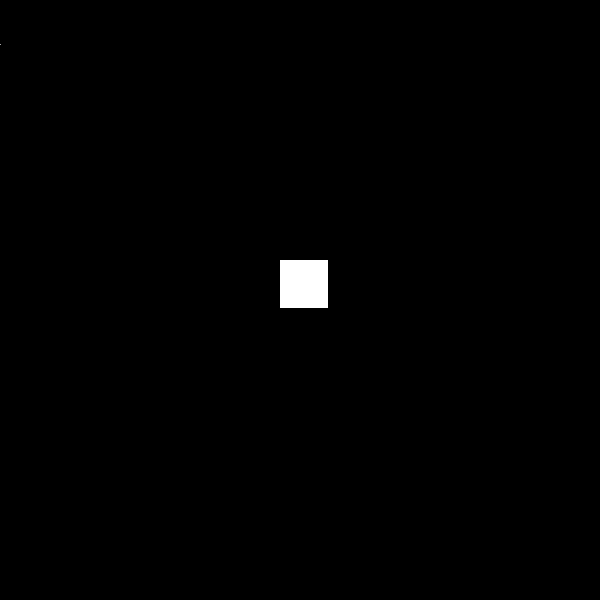
#> input picture FiltragemFrequencia/Filtragem Frequência/sinc_original_menor.tif, 600 x 600 px
$ python exerciciotres.py
#> lines starting #> are read from the running program, lines starting #| are printed output that depends on the picture
import cv2
import numpy as np
import matplotlib.pyplot as plt

# Função para criar filtros passa-alta
def ideal_highpass_filter(shape, cutoff_freq):
    rows, cols = shape
    x = np.arange(-cols // 2, cols // 2)
    y = np.arange(-rows // 2, rows // 2)
    X, Y = np.meshgrid(x, y)
    D = np.sqrt(X**2 + Y**2)
    H = np.ones_like(D)
    H[D <= cutoff_freq] = 0
    return H

def butterworth_highpass_filter(shape, cutoff_freq, order):
    rows, cols = shape
    x = np.arange(-cols // 2, cols // 2)
    y = np.arange(-rows // 2, rows // 2)
    X, Y = np.meshgrid(x, y)
    D = np.sqrt(X**2 + Y**2)

    # Evitar divisão por zero
    D[D == 0] = 1e-10  # Pequeno valor para evitar divisão por zero

    H = 1 / (1 + (cutoff_freq / D)**(2 * order))
    return H


def gaussian_highpass_filter(shape, cutoff_freq):
    rows, cols = shape
    x = np.arange(-cols // 2, cols // 2)
    y = np.arange(-rows // 2, rows // 2)
    X, Y = np.meshgrid(x, y)
    D = np.sqrt(X**2 + Y**2)
    H = 1 - np.exp(-(D**2) / (2 * (cutoff_freq**2)))
    return H

# Função para aplicar o filtro na frequência
def apply_filter(image, filter):
    fft_image = np.fft.fftshift(np.fft.fft2(image))
    filtered_image = fft_image * filter
    return np.fft.ifft2(np.fft.ifftshift(filtered_image)).real

# Carregando as imagens
images = ['sinc_original_menor.tif', 'sinc_original.png', 'sinc_rot.png', 'sinc_rot2.png', 'sinc_trans.png']
image_names = ['Imagem Original', 'Espectro de Fourier', 'Filtro Ideal', 'Imagem Filtrada (Ideal)',
               'Filtro Butterworth', 'Imagem Filtrada (Butterworth)',
               'Filtro Gaussiano', 'Imagem Filtrada (Gaussiano)']

for image_path in images:
    # Carregando a imagem
    image = cv2.imread(image_path, cv2.IMREAD_GRAYSCALE)
#> image is the input picture: shape (600, 600); min 0, max 255, mean 1.6

    # Redimensionando a imagem
    image = cv2.resize(image, (256, 256))
#> image: shape (256, 256)

    # Aplicando a Transformada de Fourier
    fft_image = np.fft.fftshift(np.fft.fft2(image))
    magnitude_spectrum = np.log(np.abs(fft_image) + 1)
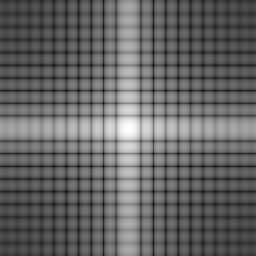
#> magnitude_spectrum: shape (256, 256) float64; min 1.59, max 11.58, mean 5.56; drawn with min black and max white

    # Definindo os parâmetros dos filtros
    shape = image.shape
#> shape = (256, 256)
    cutoff_freq = 50
    order = 2

    # Criando os filtros passa-alta
    ideal_filter = ideal_highpass_filter(shape, cutoff_freq)
    butterworth_filter = butterworth_highpass_filter(shape, cutoff_freq, order)
    gaussian_filter = gaussian_highpass_filter(shape, cutoff_freq)

    # Aplicando os filtros passa-alta
    filtered_ideal = apply_filter(image, ideal_filter)
#> in apply_filter, `return np.fft.ifft2(np.fft.ifftshift(filtered_image)).real`:
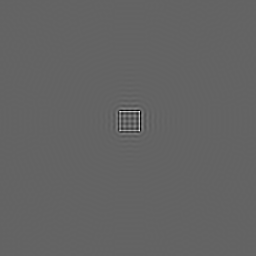
#> returned value: shape (256, 256) float64; min -87.81, max 136.1, mean 0; drawn with min black and max white
    filtered_butterworth = apply_filter(image, butterworth_filter)
    filtered_gaussian = apply_filter(image, gaussian_filter)

    # Visualizando as imagens
    plt.figure(figsize=(10, 5))

    plt.subplot(331), plt.imshow(image, cmap='gray')
    plt.title('Imagem Original'), plt.axis('off')

    plt.subplot(332), plt.imshow(magnitude_spectrum, cmap='gray')
    plt.title('Espectro de Fourier'), plt.axis('off')

    plt.subplot(333), plt.imshow(ideal_filter, cmap='gray')
    plt.title('Filtro Ideal'), plt.axis('off')

    plt.subplot(334), plt.imshow(filtered_ideal, cmap='gray')
    plt.title('Imagem Filtrada (Ideal)'), plt.axis('off')

    plt.subplot(335), plt.imshow(butterworth_filter, cmap='gray')
    plt.title('Filtro Butterworth'), plt.axis('off')

    plt.subplot(336), plt.imshow(filtered_butterworth, cmap='gray')
    plt.title('Imagem Filtrada (Butterworth)'), plt.axis('off')

    plt.subplot(337), plt.imshow(gaussian_filter, cmap='gray')
    plt.title('Filtro Gaussiano'), plt.axis('off')

    plt.subplot(338), plt.imshow(filtered_gaussian, cmap='gray')
    plt.title('Imagem Filtrada (Gaussiano)'), plt.axis('off')

    plt.tight_layout()
    plt.suptitle(f'Análise de Filtros Passa-Alta - {image_path}', fontsize=16)
    plt.show()
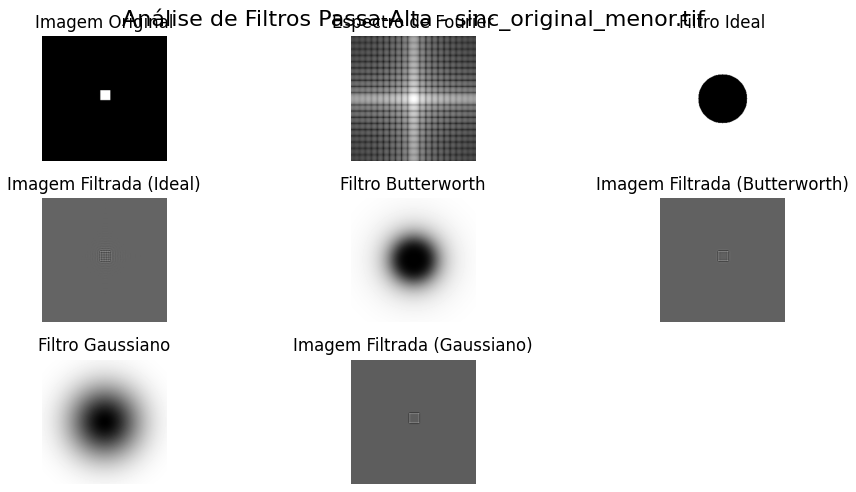
#> figure drawn by matplotlib, 8 panels
#> pass 2 of the loop `for image_path in images:`:
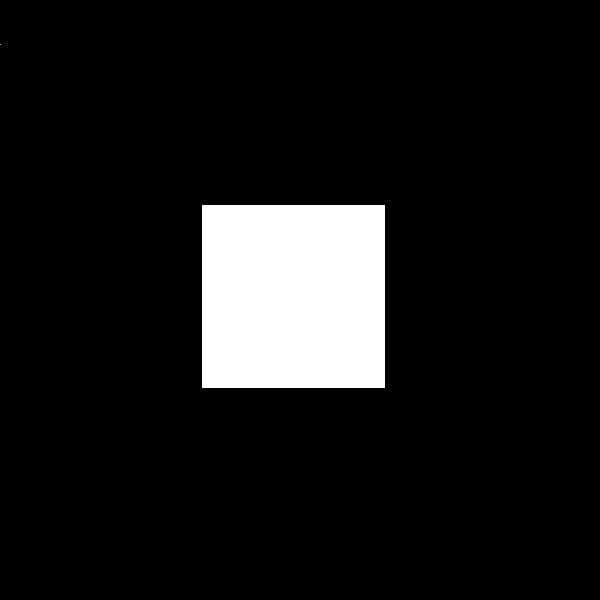
#> input picture FiltragemFrequencia/Filtragem Frequência/sinc_original.png, 600 x 600 px
#> image is the input picture: shape (600, 600); min 0, max 255, mean 23.7
#> image: shape (256, 256)
#> in apply_filter (call 4), `return np.fft.ifft2(np.fft.ifftshift(filtered_image)).real`:
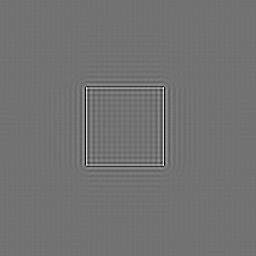
#> returned value: shape (256, 256) float64; min -85.63, max 104.9, mean 0; drawn with min black and max white
#> `plt.show()`:
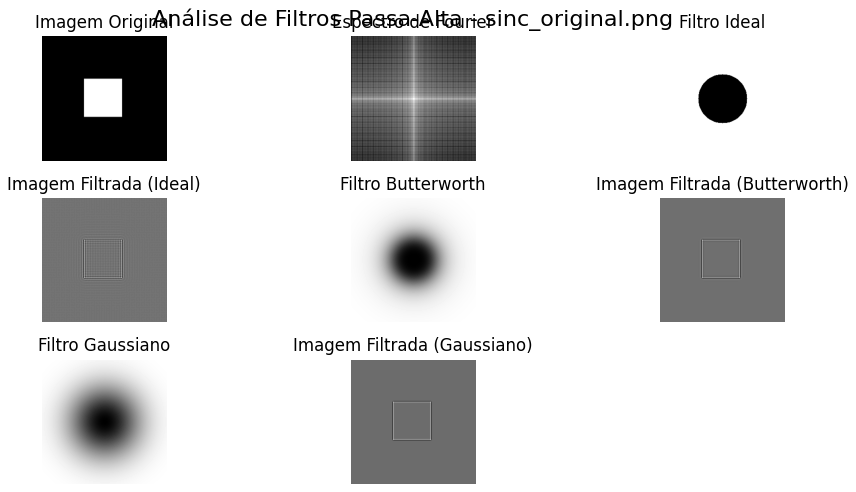
#> figure drawn by matplotlib, 8 panels
#> pass 3 of the loop `for image_path in images:`:
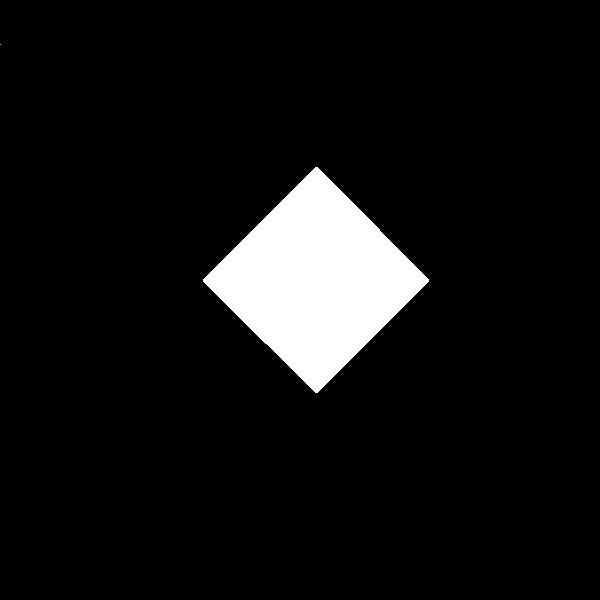
#> input picture FiltragemFrequencia/Filtragem Frequência/sinc_rot.png, 600 x 600 px
#> image is the input picture: shape (600, 600); min 0, max 255, mean 18.4
#> image: shape (256, 256)
#> in apply_filter (call 7), `return np.fft.ifft2(np.fft.ifftshift(filtered_image)).real`:
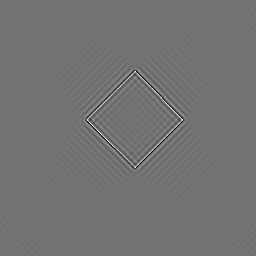
#> returned value: shape (256, 256) float64; min -97.08, max 120.1, mean 0; drawn with min black and max white
#> `plt.show()`:
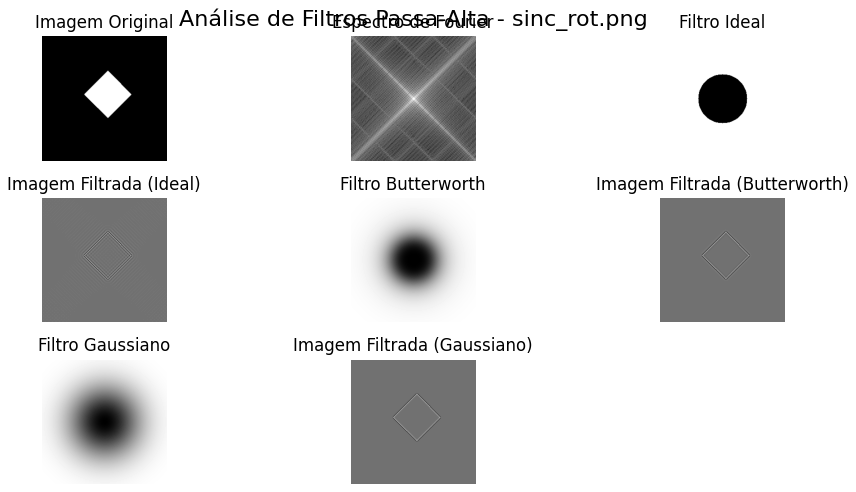
#> figure drawn by matplotlib, 8 panels
#> the loop made 5 passes; the first 3 are shown
